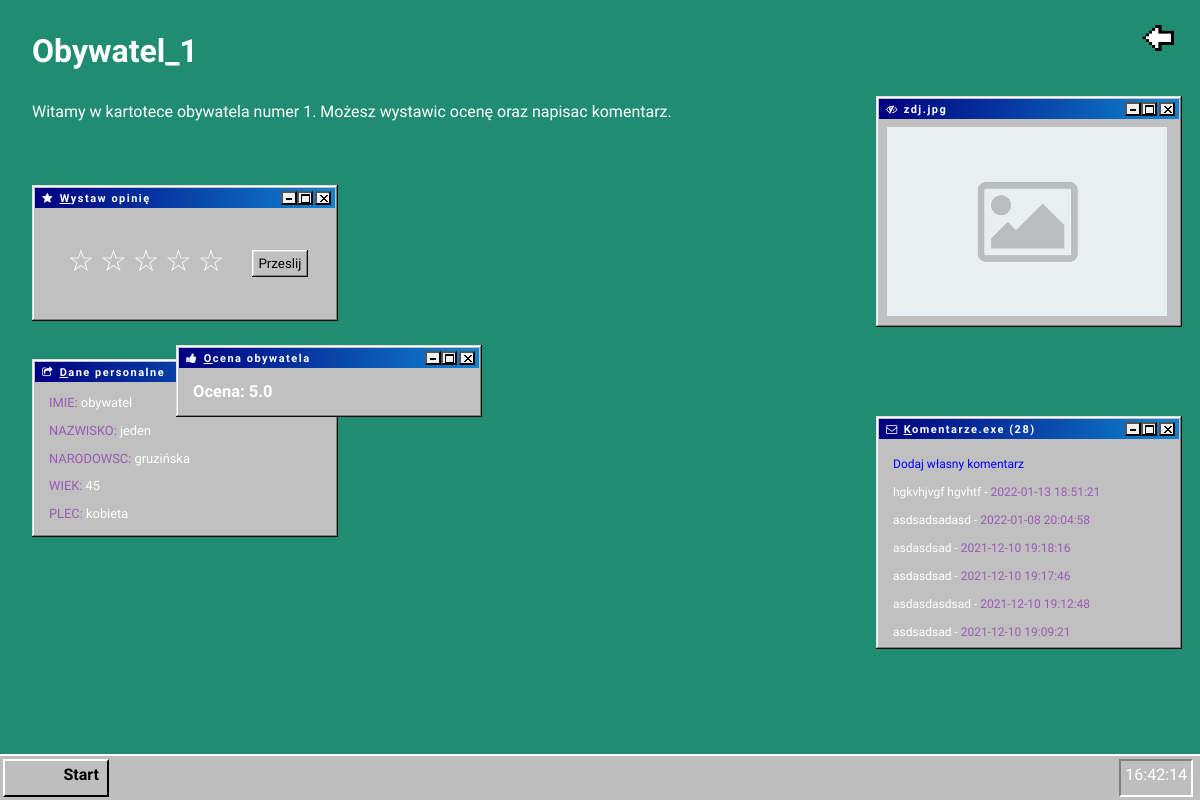
Screenshot of /ob_wspolne.php?id=1 with the database file from the repository.
### tables this page shows
CREATE TABLE `komentarze` (
  `id` int(11) NOT NULL,
  `ob_id` int(11) NOT NULL,
  `tresc` text NOT NULL,
  `data` timestamp NULL DEFAULT NULL
);

CREATE TABLE `obywatele` (
  `id` int(11) NOT NULL,
  `imie` text NOT NULL,
  `nazwisko` text NOT NULL,
  `wiek` int(11) NOT NULL,
  `plec` text NOT NULL,
  `narodowosc` text NOT NULL,
  `ilosc_ocen` int(11) NOT NULL,
  `suma_ocen` int(11) NOT NULL
);

### ob_skrypt.php (the view, shortened to what this page needs)
<?php
        require_once "connect.php";
		$sql_sel="SELECT *
                        FROM obywatele WHERE id = '$id'
                     ;";
		$stmt = $db->prepare($sql_sel);
    $stmt->execute();
		$row = $stmt->fetch(PDO::FETCH_ASSOC);
    $ocena_srednia = 0;
    if($row['suma_ocen'] != 0 and $row['ilosc_ocen'] != 0){
		$ocena_srednia = $row['suma_ocen']/$row['ilosc_ocen'];
    }
    $sql_kom = "SELECT * FROM komentarze WHERE ob_id = '$id' ORDER BY data DESC;";
    $stmt = $db->prepare($sql_kom);
    $stmt->execute();
    $ile_kom = $stmt->rowCount();
    $row_kom = $stmt->fetch(PDO::FETCH_ASSOC);
   if($ile_kom < 1){
          echo '<div class="window" id="window4" style="width: 300px">
  <div class="title-bar" id="title-bar">
    <div class="title-bar-text"><i class="icon-mail"></i> <span class="span_underline">K</span>omentarze.exe ('.$ile_kom.')</div>
    <div class="title-bar-controls">
      <button aria-label="Minimize"></button>
      <button aria-label="Maximize" onclick="komentarz_max('."'window4'".')"></button>
      <button aria-label="Close"></button>
    </div>
  </div>
  <div class="window-body" id="window-body">'.'<span class="span_kom" onclick="komentarz()">'.'Dodaj własny komentarz'.'</span>'.'<br />'.'<br />'.'Brak komentarzy ;(';
    echo '</div></div>';
   }
else{
    echo '<div class="window" id="window4" style="width: 300px">
  <div class="title-bar" id="title-bar">
    <div class="title-bar-text"><i class="icon-mail"></i> <span class="span_underline">K</span>omentarze.exe ('.$ile_kom.')</div>
    <div class="title-bar-controls">
      <button aria-label="Minimize"></button>
      <button aria-label="Maximize" onclick="komentarz_max('."'window4'".')"></button>
      <button aria-label="Close"></button>
    </div>
  </div>
  <div class="window-body" id="window-body">'.'<span class="span_kom" onclick="komentarz()">'.'Dodaj własny komentarz'.'</span>'.'<br />'.'<br />'.
    $row_kom['tresc'].' - '.'<span class="span_data">'.$row_kom['data'].'</span>'.'<br />'.'<br />';
            while ($row_kom = $stmt->fetch(PDO::FETCH_ASSOC)) {
                 echo $row_kom['tresc'].' - '.'<span class="span_data">'.$row_kom['data'].'</span>'.'<br />'.'<br />';
				}
    echo '</div></div>';
}
    if(fmod($ocena_srednia,1) == 0.0){
         echo '<div class="window" id="window" style="width: 300px">
  <div class="title-bar" id="title-bar">
    <div class="title-bar-text"><i class="icon-thumbs-up-alt"></i> <span class="span_underline">O</span>cena obywatela</div>
    <div class="title-bar-controls">
      <button aria-label="Minimize"></button>
      <button aria-label="Maximize" onclick="komentarz_max('."'window'".')"></button>
      <button aria-label="Close"></button>
    </div>
  </div>
  <div class="window-body" id="window-body">
    <h2 class="srednia">'.'Ocena: '.round($ocena_srednia, 2).'.0'.'</h2>'.'
  </div>
</div>';
    }
$sql_dane = "SELECT * FROM obywatele WHERE id = '$id';";
$stmt = $db->prepare($sql_dane);
$stmt->execute();
    $row_dane = $stmt->fetch(PDO::FETCH_ASSOC);
echo '<div class="window" id="window7" style="width: 300px">
  <div class="title-bar" id="title-bar">
    <div class="title-bar-text"><i class="icon-export"></i> <span class="span_underline">D</span>ane personalne</div>
    <div class="title-bar-controls">
      <button aria-label="Minimize"></button>
      <button aria-label="Maximize" onclick="komentarz_max('."'window7'".')"></button>
      <button aria-label="Close"></button>
    </div>
  </div>
  <div class="window-body" id="window-body">
    <h3 class="srednia">'.'<span class="span_data">'.'IMIE: '.'</span>'.$row_dane['imie'].'</h3>'.'
    <h3 class="srednia">'.'<span class="span_data">'.'NAZWISKO: '.'</span>'.$row_dane['nazwisko'].'</h3>'.'
    <h3 class="srednia">'.'<span class="span_data">'.'NARODOWSC: '.'</span>'.$row_dane['narodowosc'].'</h3>'.'
    <h3 class="srednia">'.'<span class="span_data">'.'WIEK: '.'</span>'.$row_dane['wiek'].'</h3>'.'
    <h3 class="srednia">'.'<span class="span_data">'.'PLEC: '.'</span>'.$row_dane['plec'].'</h3>'.'
  </div>
</div>';
            ?>

### css/ob.css (style rules this page uses)
:root { --border-raised-outer: inset -1px -1px #0a0a0a, inset 1px 1px #fff; --border-raised-inner: inset -2px -2px #808080, inset 2px 2px #dfdfdf; }
body { background: #208c71; color: #fff; font-family: 'DotGothic16', 'font'; }
.title-bar,.window,label { -webkit-font-smoothing:none;font-family:"DotGothic16",Arial;font-size:11px }
.window { background:silver;box-shadow:inset -1px -1px #0a0a0a,inset 1px 1px #dfdfdf,inset -2px -2px grey,inset 2px 2px #fff;padding:3px; z-index: 1; }
.title-bar { align-items:center;background:linear-gradient(90deg,navy,#1084d0);display:flex;justify-content:space-between;padding:3px 4px 3px 5px }
.title-bar-text { color:#fff;font-weight:700;letter-spacing:0;margin-right:24px }
.title-bar-controls { display:flex }
.title-bar-controls button { display:block; cursor: pointer; min-height:14px;min-width:16px;padding:0 }
.title-bar-controls button[aria-label=Minimize] { background-position:bottom 3px left 3px;background-repeat:no-repeat }
.title-bar-controls button[aria-label=Maximize] { background-position:top 0.8px left 2px;background-repeat:no-repeat }
.title-bar-controls button[aria-label=Close] { background-position:top 2px left 3px;background-repeat:no-repeat;margin-left:2px }
.window-body { margin:8px }
.window { display: block; margin-top: 2vh; margin-left: 2vw; position: absolute; cursor: move; }
#window { margin-top: 22vh; margin-left: 14vw; z-index: 10; }
#window-body { padding-left: 6px; }
#window4 { position: absolute; top: 50vh; right: 1.5vw; font-size: 12px; height: 220px; padding-bottom: 10px; overflow-y: scroll; word-wrap: break-word; }
#window4 > .window-body { padding-top: 10px; }
.span_kom { cursor: pointer; color: #0000ff; }
.span_data { color:#9b59b6; }
h3 { font-weight: 100; }
#window7 { margin-top: 190px; }
.span_underline { text-decoration: underline; }
.title-bar-text { letter-spacing: 1.5px; }

### rows the page displays
komentarze: tresc "hgkvhjvgf hgvhtf", data "2022-01-13 18:51:21"
komentarze: tresc "asdsadsadasd", data "2022-01-08 20:04:58"
komentarze: tresc "asdasdsad", data "2021-12-10 19:18:16"
komentarze: tresc "asdasdsad", data "2021-12-10 19:17:46"
komentarze: tresc "asdasdasdsad", data "2021-12-10 19:12:48"
komentarze: tresc "asdsadsad", data "2021-12-10 19:09:21"
obywatele: suma_ocen "5", imie "obywatel", nazwisko "jeden", narodowosc "gruzińska", wiek "45", plec "kobieta"

### other values shown
$id "1"
$ile_kom "28"
